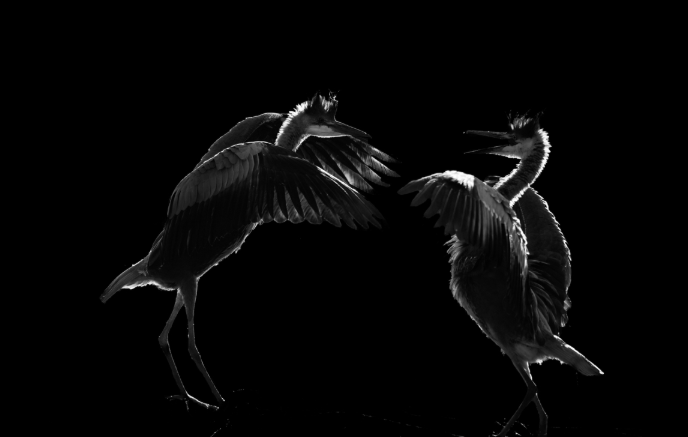
#> input picture cv/PR4/swan.png, 688 x 437 px
$ python practical4.py
#> lines starting #> are read from the running program, lines starting #| are printed output that depends on the picture
import cv2
import numpy as np
import matplotlib.pyplot as plt

# Loading an image in grayscale
img = cv2.imread('swan.png', 0)
#> img: shape (437, 688); min 0, max 254, mean 6.4

if img is None:
    print(f"Error: could not load an image from {img}")
else:
    # apply custom equilization
    equ = cv2.equalizeHist(img)
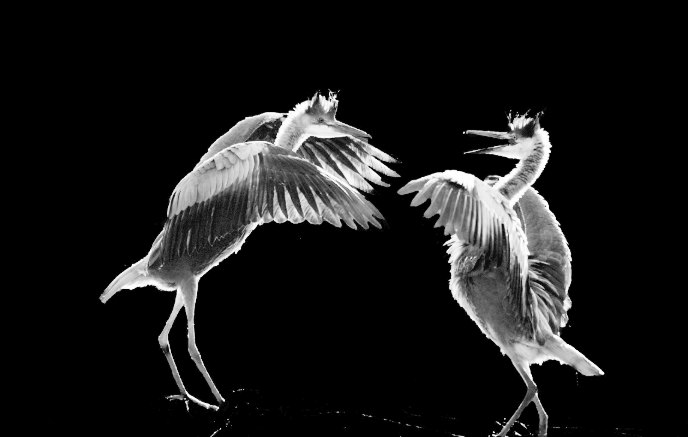
#> equ: shape (437, 688); min 0, max 255, mean 24.9
    # stack the origianl and equalized image for comparison
    res = np.hstack((img, equ)) # single side by side image
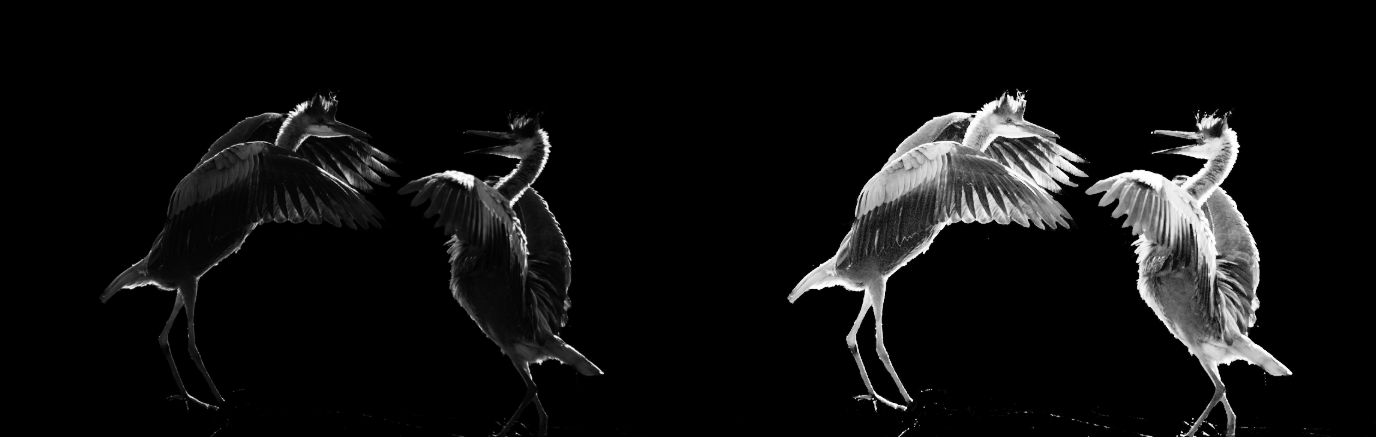
#> res: shape (437, 1376); min 0, max 255, mean 15.6

    # displaying result
    plt.figure(figsize=(15,8))
    plt.subplot(1,2,1)
    plt.imshow(img, cmap='gray')
    plt.title('Original Image')
    plt.axis('off')

    plt.subplot(1,2,2)
    plt.imshow(equ, cmap='gray')
    plt.title('Equalized Image')
    plt.axis('off')

    plt.show()
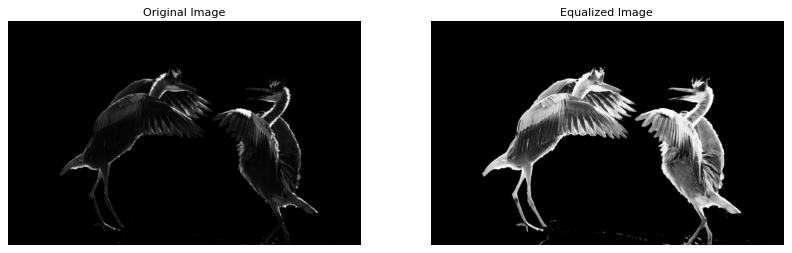
#> figure drawn by matplotlib, 2 panels
